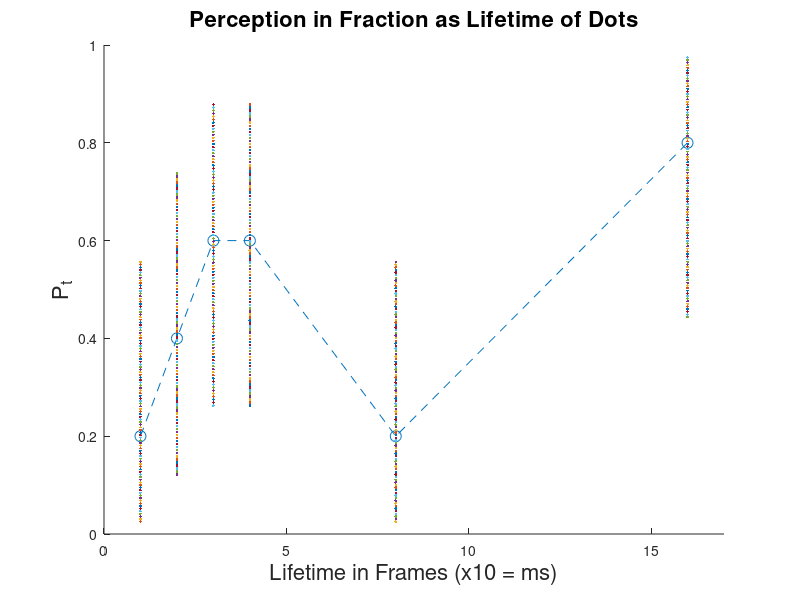

Source code (MATLAB):
% DATA: sheyma.mat belongs to "Hysteresis3D>...OptimizeLifetime>Results"

clear all;
close all;
% P_correct (==P_t) versus LifetimeinFrames

% Loading data from observer : Sheyma Bayrak
load('Hysteresis.3D/Hysteresis.OptimizeLifetime/Results/sheyma.mat');

% How manx cells of data I have from the experiment
k=length(Block);


Lifetime=[1 2 3 4 8 16];
N=k*(numel(Block{1}.Correct)/numel(Lifetime));


N_cor=zeros(length(Lifetime),k);
N_cor_tot=zeros(size(Lifetime));

for j=1:k
  for i=1:numel(Lifetime)
    index=find(Block{j}.LifetimeInFrames==Lifetime(i));
    c=Block{j}.Correct(index);
    N_cor(i,j)=sum(c);
  end
end


for i=1:numel(Lifetime)
N_cor_tot(i)=sum(N_cor(i,:));
end


%P_t can be negative, it should be avoided for binofit function

P_t=abs(2*(N_cor_tot/N)-1);
 
 
[phit, pci]=binofit(P_t*N,N);

figure;
hold on
plot((Lifetime),phit,'--o','MarkerSize',8);
 axis([0 17 0 1])
for j=1:numel(Lifetime)
    plot((Lifetime(j)),linspace(pci(j,1),pci(j,2)));
end
hold off
xlabel('Lifetime in Frames (x10 = ms)','Fontsize',16);
ylabel('P_t','Fontsize',16);
title('Perception in Fraction as Lifetime of Dots','Fontsize',16);

    